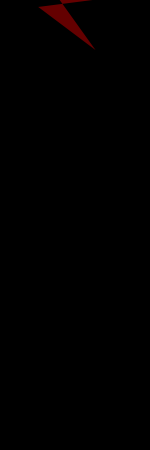
Frame 1 (no input)
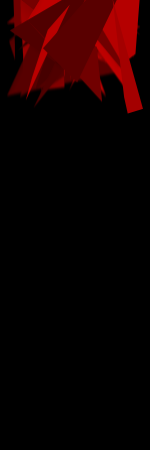
Frame 60 (the mouse pressed at the canvas centre just before this capture)
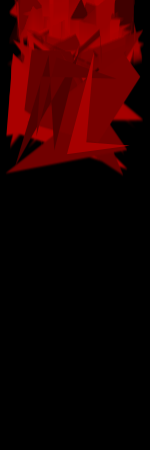
Frame 120 (the mouse held since frame 60 and released just before this capture)

The Processing sketch that drew these frames (run headless with seeded random() and noise(); from frame 60 on, the mouse is pressed at the canvas centre):

// Processing sketch: processing_54200
// ── processing_54200.pde

float x = 1;
float y;

float[] xx = new float[4];
float[] yy = new float[4];

float[] plus = new float[8];
int num = 70;

void setup() {
  size(150, 450);
  background(0);
  smooth();

  x = width/2;
}

void draw() {
  for (int i = 0;i < 8; i++) {
    plus[i] = random(-num, num);
  }

  for (int j = 0; j <4;j++) {
    xx[j] = x + plus[j];
    yy[j] = y + plus[j+4];
  }

  PImage preImage = get();
  background(0);
  blend(preImage, 0, 1, width, height, 0, 0, width, height, ADD);

  noStroke();
  fill(random(50, 200), 0, 0);

  quad(xx[0], yy[0], xx[1], yy[1], xx[2], yy[2], xx[3], yy[3]);
 
  y++;

  if (y > height + num) {
    y = 0;
  }
}
